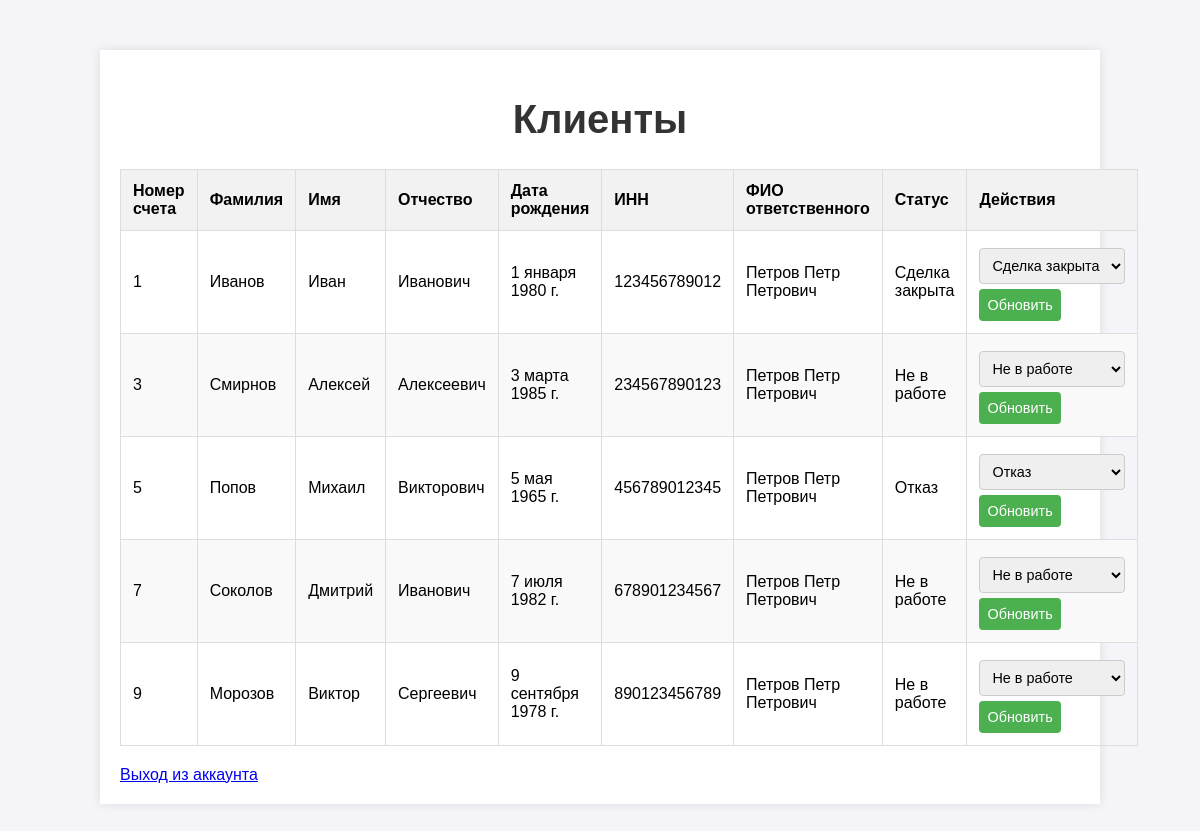
The app's page /clients/ (signed in) with its own data.
### Users/models.py (models this page shows, shortened)
class Client(models.Model):
    STATUS_CHOICES = [
        ('not_in_work', 'Не в работе'),
        ('in_work', 'В работе'),
        ('rejected', 'Отказ'),
        ('deal_closed', 'Сделка закрыта'),
    ]
    account_number = models.IntegerField(unique=True)
    last_name = models.CharField(max_length=100)
    first_name = models.CharField(max_length=100)
    middle_name = models.CharField(max_length=100)
    birth_date = models.DateField()
    inn = models.CharField(max_length=50, unique=True)
    responsible_full_name = models.ForeignKey(User, on_delete=models.SET_NULL, null=True)
    status = models.CharField(max_length=40, choices=STATUS_CHOICES, default='not_in_work')

class User(AbstractUser):
    full_name = models.CharField(max_length=100)
    def __str__(self):
        return self.full_name

### Users/views.py (the view)
# urls.py: path('clients/', views.ClientsListView.as_view(), name='clients'),
class ClientsListView(LoginRequiredMixin, ListView):
    model = Client
    template_name = 'Users/clients_list.html'
    context_object_name = 'clients'
    def get_queryset(self):
        current_user = self.request.user
        queryset = Client.objects.filter(responsible_full_name=current_user)
        return queryset

### Users/templates/Users/clients_list.html (shortened to what this page needs)
{% load static %}
<!DOCTYPE html>
<html>
<head>
    <link href="{% static 'css/clients_list.css' %}" rel="stylesheet">
</head>
<body>
    <div class="container">
        <header>
            <h1>Клиенты</h1>
        </header>
        <table>
            <thead>
                <tr>
                    <th>Номер счета</th>
                    <th>Фамилия</th>
                    <th>Имя</th>
                    <th>Отчество</th>
                    <th>Дата рождения</th>
                    <th>ИНН</th>
                    <th>ФИО ответственного</th>
                    <th>Статус</th>
                    <th>Действия</th>
                </tr>
            </thead>
            <tbody>
                {% for client in clients %}
                <tr>
                    <td>{{ client.account_number }}</td>
                    <td>{{ client.last_name }}</td>
                    <td>{{ client.first_name }}</td>
                    <td>{{ client.middle_name }}</td>
                    <td>{{ client.birth_date }}</td>
                    <td>{{ client.inn }}</td>
                    <td>{{ client.responsible_full_name }}</td>
                    <td>{{ client.get_status_display }}</td>
                    <td>
                        <form method="post" action="{% url 'users:update_status' client.id %}">
                            <select name="status">
                                {% for choice in client.STATUS_CHOICES %}
                                <option value="{{ choice.0 }}" {% if client.status == choice.0 %}selected{% endif %}>{{ choice.1 }}</option>
                                {% endfor %}
                            </select>
                            <input type="submit" value="Обновить">
                        </form>
                    </td>
                </tr>
                {% endfor %}
            </tbody>
        </table>
<a href="{% url 'users:logout' %}">Выход из аккаунта</a>
    </div>
</body>
</html>

### static/css/clients_list.css (style rules this page uses)
body { font-family: Arial, sans-serif; background-color: #f4f4f9; margin: 0; padding: 0; }
.container { width: 80%; margin: 50px auto; background: #fff; padding: 20px; box-shadow: 0 0 10px rgba(0, 0, 0, 0.1); }
header { text-align: center; margin-bottom: 20px; }
header h1 { font-size: 2.5em; color: #333; }
table { width: 100%; border-collapse: collapse; margin-bottom: 20px; }
table th, table td { padding: 12px; border: 1px solid #ddd; text-align: left; }
table th { background-color: #f2f2f2; font-weight: bold; }
table tr:nth-child(even) { background-color: #f9f9f9; }
select, input[type="submit"] { padding: 8px; margin-top: 5px; border: 1px solid #ccc; border-radius: 4px; font-size: 0.9em; }
input[type="submit"] { background-color: #4CAF50; color: white; border: none; cursor: pointer; }

### records on screen
Client: account_number "1", last_name "Иванов", first_name "Иван", middle_name "Иванович", birth_date "1 января 1980 г.", inn "123456789012", responsible_full_name "Петров Петр Петрович", status "Сделка закрыта"
Client: account_number "3", last_name "Смирнов", first_name "Алексей", middle_name "Алексеевич", birth_date "3 марта 1985 г.", inn "234567890123", responsible_full_name "Петров Петр Петрович", status "Не в работе"
Client: account_number "5", last_name "Попов", first_name "Михаил", middle_name "Викторович", birth_date "5 мая 1965 г.", inn "456789012345", responsible_full_name "Петров Петр Петрович", status "Отказ"
Client: account_number "7", last_name "Соколов", first_name "Дмитрий", middle_name "Иванович", birth_date "7 июля 1982 г.", inn "678901234567", responsible_full_name "Петров Петр Петрович", status "Не в работе"
Client: account_number "9", last_name "Морозов", first_name "Виктор", middle_name "Сергеевич", birth_date "9 сентября 1978 г.", inn "890123456789", responsible_full_name "Петров Петр Петрович", status "Не в работе"
